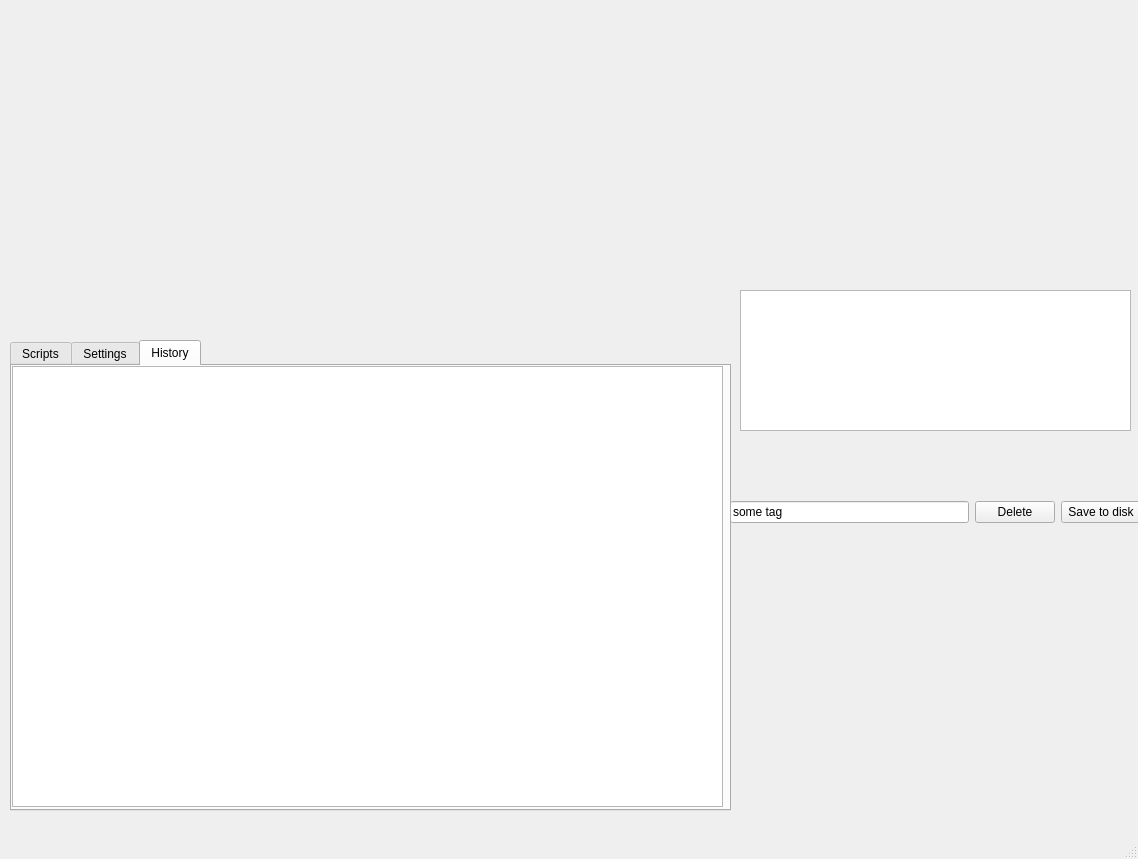
<?xml version="1.0" encoding="UTF-8"?>
<ui version="4.0">
 <class>MainWindow</class>
 <widget class="QMainWindow" name="MainWindow">
  <property name="geometry">
   <rect>
    <x>0</x>
    <y>0</y>
    <width>1138</width>
    <height>859</height>
   </rect>
  </property>
  <property name="windowTitle">
   <string>MainWindow</string>
  </property>
  <widget class="QWidget" name="centralwidget">
   <widget class="QWidget" name="plotWidget_live" native="true">
    <property name="geometry">
     <rect>
      <x>20</x>
      <y>20</y>
      <width>401</width>
      <height>221</height>
     </rect>
    </property>
    <property name="sizePolicy">
     <sizepolicy hsizetype="Preferred" vsizetype="Preferred">
      <horstretch>0</horstretch>
      <verstretch>0</verstretch>
     </sizepolicy>
    </property>
    <layout class="QVBoxLayout" name="plot_data_live"/>
   </widget>
   <widget class="QListView" name="list_records">
    <property name="geometry">
     <rect>
      <x>740</x>
      <y>290</y>
      <width>391</width>
      <height>141</height>
     </rect>
    </property>
    <property name="selectionMode">
     <enum>QAbstractItemView::MultiSelection</enum>
    </property>
    <property name="modelColumn">
     <number>0</number>
    </property>
   </widget>
   <widget class="QWidget" name="layoutWidget">
    <property name="geometry">
     <rect>
      <x>730</x>
      <y>500</y>
      <width>411</width>
      <height>25</height>
     </rect>
    </property>
    <layout class="QHBoxLayout" name="horizontalLayout_2">
     <item>
      <widget class="QLineEdit" name="txt_tag">
       <property name="text">
        <string>some tag</string>
       </property>
      </widget>
     </item>
     <item>
      <widget class="QPushButton" name="btn_clear_record">
       <property name="text">
        <string>Delete</string>
       </property>
      </widget>
     </item>
     <item>
      <widget class="QPushButton" name="btn_save_record_to_disk">
       <property name="text">
        <string>Save to disk</string>
       </property>
      </widget>
     </item>
    </layout>
   </widget>
   <widget class="QWidget" name="plotWidget_sweep" native="true">
    <property name="geometry">
     <rect>
      <x>710</x>
      <y>20</y>
      <width>401</width>
      <height>221</height>
     </rect>
    </property>
    <property name="sizePolicy">
     <sizepolicy hsizetype="Preferred" vsizetype="Preferred">
      <horstretch>0</horstretch>
      <verstretch>0</verstretch>
     </sizepolicy>
    </property>
    <layout class="QVBoxLayout" name="plot_data_sweep"/>
   </widget>
   <widget class="QTabWidget" name="tabWidget">
    <property name="geometry">
     <rect>
      <x>10</x>
      <y>340</y>
      <width>721</width>
      <height>471</height>
     </rect>
    </property>
    <property name="tabShape">
     <enum>QTabWidget::Rounded</enum>
    </property>
    <property name="currentIndex">
     <number>2</number>
    </property>
    <widget class="QWidget" name="tab_scripts">
     <attribute name="title">
      <string>Scripts</string>
     </attribute>
     <widget class="QTreeWidget" name="tree_scripts">
      <property name="enabled">
       <bool>true</bool>
      </property>
      <property name="geometry">
       <rect>
        <x>0</x>
        <y>10</y>
        <width>711</width>
        <height>381</height>
       </rect>
      </property>
      <property name="sizePolicy">
       <sizepolicy hsizetype="Fixed" vsizetype="Expanding">
        <horstretch>0</horstretch>
        <verstretch>0</verstretch>
       </sizepolicy>
      </property>
      <property name="editTriggers">
       <set>QAbstractItemView::AllEditTriggers</set>
      </property>
      <property name="headerHidden">
       <bool>false</bool>
      </property>
      <attribute name="headerDefaultSectionSize">
       <number>150</number>
      </attribute>
      <attribute name="headerHighlightSections">
       <bool>true</bool>
      </attribute>
      <column>
       <property name="text">
        <string>Parameter</string>
       </property>
      </column>
      <column>
       <property name="text">
        <string>Value</string>
       </property>
      </column>
      <item>
       <property name="text">
        <string>New Item</string>
       </property>
      </item>
      <item>
       <property name="text">
        <string>New Item</string>
       </property>
       <item>
        <property name="text">
         <string>New Subitem</string>
        </property>
        <property name="font">
         <font>
          <strikeout>false</strikeout>
         </font>
        </property>
        <property name="background">
         <brush brushstyle="NoBrush">
          <color alpha="255">
           <red>3</red>
           <green>12</green>
           <blue>3</blue>
          </color>
         </brush>
        </property>
        <property name="flags">
         <set>ItemIsSelectable|ItemIsDragEnabled|ItemIsEnabled</set>
        </property>
       </item>
      </item>
     </widget>
     <widget class="QProgressBar" name="progressBar">
      <property name="geometry">
       <rect>
        <x>230</x>
        <y>410</y>
        <width>471</width>
        <height>23</height>
       </rect>
      </property>
      <property name="value">
       <number>0</number>
      </property>
     </widget>
     <widget class="QPushButton" name="btn_stop_record">
      <property name="geometry">
       <rect>
        <x>120</x>
        <y>410</y>
        <width>101</width>
        <height>23</height>
       </rect>
      </property>
      <property name="text">
       <string>stop</string>
      </property>
     </widget>
     <widget class="QPushButton" name="btn_start">
      <property name="geometry">
       <rect>
        <x>20</x>
        <y>410</y>
        <width>101</width>
        <height>23</height>
       </rect>
      </property>
      <property name="text">
       <string>start</string>
      </property>
     </widget>
    </widget>
    <widget class="QWidget" name="tab_main_settings">
     <attribute name="title">
      <string>Settings</string>
     </attribute>
     <widget class="QTreeWidget" name="tree_main_settings">
      <property name="enabled">
       <bool>true</bool>
      </property>
      <property name="geometry">
       <rect>
        <x>0</x>
        <y>10</y>
        <width>711</width>
        <height>431</height>
       </rect>
      </property>
      <property name="sizePolicy">
       <sizepolicy hsizetype="Fixed" vsizetype="Expanding">
        <horstretch>0</horstretch>
        <verstretch>0</verstretch>
       </sizepolicy>
      </property>
      <property name="editTriggers">
       <set>QAbstractItemView::AllEditTriggers</set>
      </property>
      <property name="headerHidden">
       <bool>false</bool>
      </property>
      <attribute name="headerDefaultSectionSize">
       <number>150</number>
      </attribute>
      <attribute name="headerHighlightSections">
       <bool>true</bool>
      </attribute>
      <column>
       <property name="text">
        <string>Parameter</string>
       </property>
      </column>
      <column>
       <property name="text">
        <string>Value</string>
       </property>
      </column>
      <item>
       <property name="text">
        <string>New Item</string>
       </property>
      </item>
      <item>
       <property name="text">
        <string>New Item</string>
       </property>
       <item>
        <property name="text">
         <string>New Subitem</string>
        </property>
        <property name="font">
         <font>
          <strikeout>false</strikeout>
         </font>
        </property>
        <property name="background">
         <brush brushstyle="NoBrush">
          <color alpha="255">
           <red>3</red>
           <green>12</green>
           <blue>3</blue>
          </color>
         </brush>
        </property>
        <property name="flags">
         <set>ItemIsSelectable|ItemIsDragEnabled|ItemIsEnabled</set>
        </property>
       </item>
      </item>
     </widget>
    </widget>
    <widget class="QWidget" name="tab_history">
     <attribute name="title">
      <string>History</string>
     </attribute>
     <widget class="QListView" name="list_history">
      <property name="geometry">
       <rect>
        <x>0</x>
        <y>0</y>
        <width>711</width>
        <height>441</height>
       </rect>
      </property>
     </widget>
    </widget>
   </widget>
   <zorder>plotWidget_live</zorder>
   <zorder>layoutWidget</zorder>
   <zorder>list_records</zorder>
   <zorder>plotWidget_sweep</zorder>
   <zorder>tabWidget</zorder>
  </widget>
  <widget class="QMenuBar" name="menubar">
   <property name="geometry">
    <rect>
     <x>0</x>
     <y>0</y>
     <width>1138</width>
     <height>21</height>
    </rect>
   </property>
  </widget>
  <widget class="QStatusBar" name="statusbar"/>
 </widget>
 <resources/>
 <connections/>
</ui>
